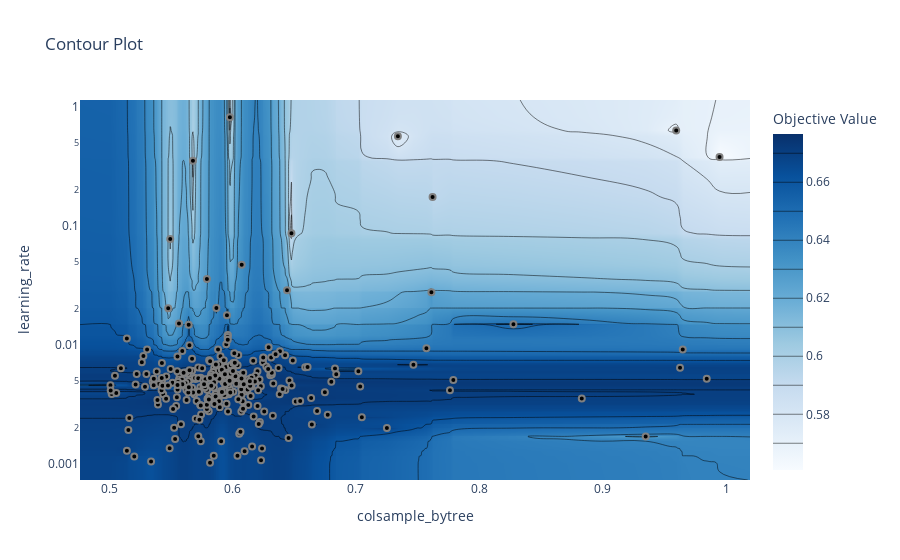

Notebook source saved alongside this figure:
### Markdown cell above
Visualisons la recherche du learning rate en fonction du colsample_bytree pour voir l'étendu des recherches faites par Optuna:

### Code cell
optuna.visualization.plot_contour(study, ['learning_rate', 'colsample_bytree'])

### Figure 1 — Plotly figure (JSON) as saved in the notebook; plotly's stock layout.template omitted (floating-point values rounded to 4 significant figures; data arrays with more than 128 entries replaced by an {"elided": "..."} marker saying what was removed)
{"data": [{"colorbar": {"title": {"text": "Objective Value"}}, "colorscale": [[0, "rgb(247,251,255)"], [0.125, "rgb(222,235,247)"], [0.25, "rgb(198,219,239)"], [0.375, "rgb(158,202,225)"], [0.5, "rgb(107,174,214)"], [0.625, "rgb(66,146,198)"], [0.75, "rgb(33,113,181)"], [0.875, "rgb(8,81,156)"], [1, "rgb(8,48,107)"]], "connectgaps": true, "contours": {"coloring": "heatmap"}, "hoverinfo": "none", "line": {"smoothing": 1.3}, "reversescale": false, "type": "contour", "x": {"elided": "302 float values"}, "y": {"elided": "302 float values"}, "z": {"elided": "302x302 float values"}}, {"marker": {"color": "black", "line": {"color": "Grey", "width": 2}}, "mode": "markers", "showlegend": false, "type": "scatter", "x": {"elided": "300 float values"}, "y": {"elided": "300 float values"}}], "layout": {"title": {"text": "Contour Plot"}, "xaxis": {"range": [0.4765, 1.019], "title": {"text": "colsample_bytree"}}, "yaxis": {"range": [-3.138, 0.06044], "title": {"text": "learning_rate"}, "type": "log"}}}
